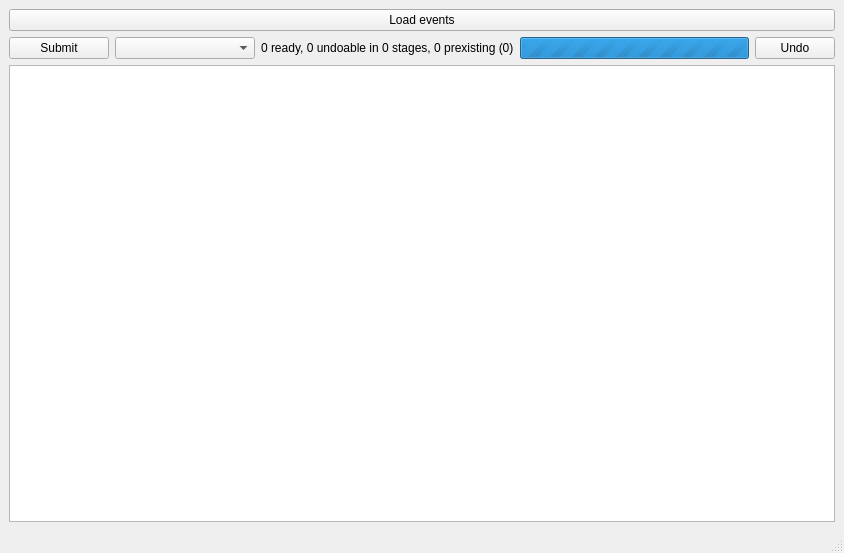
<?xml version="1.0" encoding="UTF-8"?>
<ui version="4.0">
 <class>MainWindow</class>
 <widget class="QMainWindow" name="MainWindow">
  <property name="geometry">
   <rect>
    <x>0</x>
    <y>0</y>
    <width>844</width>
    <height>553</height>
   </rect>
  </property>
  <property name="windowTitle">
   <string>Bulk Reminders</string>
  </property>
  <widget class="QWidget" name="centralwidget">
   <property name="sizePolicy">
    <sizepolicy hsizetype="Expanding" vsizetype="Expanding">
     <horstretch>1</horstretch>
     <verstretch>0</verstretch>
    </sizepolicy>
   </property>
   <layout class="QGridLayout" name="gridLayout">
    <item row="1" column="0">
     <widget class="QTableWidget" name="eventsView"/>
    </item>
    <item row="0" column="0">
     <layout class="QVBoxLayout" name="verticalLayout">
      <item>
       <layout class="QHBoxLayout" name="horizontalLayout_2">
        <item>
         <widget class="QPushButton" name="loadEventsButton">
          <property name="text">
           <string>Load events</string>
          </property>
         </widget>
        </item>
       </layout>
      </item>
      <item>
       <layout class="QHBoxLayout" name="horizontalLayout">
        <item>
         <widget class="QPushButton" name="submitButton">
          <property name="minimumSize">
           <size>
            <width>100</width>
            <height>0</height>
           </size>
          </property>
          <property name="text">
           <string>Submit</string>
          </property>
         </widget>
        </item>
        <item>
         <widget class="QComboBox" name="calendarCombobox">
          <property name="sizePolicy">
           <sizepolicy hsizetype="Minimum" vsizetype="Fixed">
            <horstretch>0</horstretch>
            <verstretch>0</verstretch>
           </sizepolicy>
          </property>
          <property name="minimumSize">
           <size>
            <width>140</width>
            <height>0</height>
           </size>
          </property>
         </widget>
        </item>
        <item>
         <widget class="QLabel" name="eventCountLabel">
          <property name="sizePolicy">
           <sizepolicy hsizetype="Expanding" vsizetype="Preferred">
            <horstretch>0</horstretch>
            <verstretch>0</verstretch>
           </sizepolicy>
          </property>
          <property name="text">
           <string>0 ready, 0 undoable in 0 stages, 0 prexisting (0)</string>
          </property>
         </widget>
        </item>
        <item>
         <widget class="QProgressBar" name="progressBar">
          <property name="maximum">
           <number>0</number>
          </property>
          <property name="value">
           <number>0</number>
          </property>
          <property name="textVisible">
           <bool>false</bool>
          </property>
         </widget>
        </item>
        <item>
         <widget class="QPushButton" name="undoButton">
          <property name="text">
           <string>Undo</string>
          </property>
         </widget>
        </item>
       </layout>
      </item>
     </layout>
    </item>
   </layout>
  </widget>
  <widget class="QMenuBar" name="menubar">
   <property name="geometry">
    <rect>
     <x>0</x>
     <y>0</y>
     <width>844</width>
     <height>21</height>
    </rect>
   </property>
  </widget>
  <widget class="QStatusBar" name="statusbar"/>
 </widget>
 <resources/>
 <connections/>
</ui>
